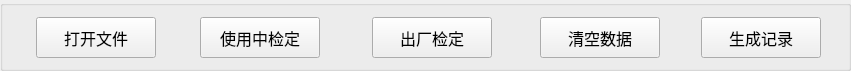
  <widget class="QGroupBox" name="groupBox_2">
   <property name="enabled">
    <bool>true</bool>
   </property>
   <property name="geometry">
    <rect>
     <x>20</x>
     <y>17</y>
     <width>851</width>
     <height>71</height>
    </rect>
   </property>
   <property name="title">
    <string/>
   </property>
   <widget class="QPushButton" name="use">
    <property name="geometry">
     <rect>
      <x>200</x>
      <y>17</y>
      <width>120</width>
      <height>41</height>
     </rect>
    </property>
    <property name="font">
     <font>
      <family>微软雅黑</family>
      <pointsize>12</pointsize>
     </font>
    </property>
    <property name="text">
     <string>使用中检定</string>
    </property>
   </widget>
   <widget class="QPushButton" name="fac">
    <property name="geometry">
     <rect>
      <x>372</x>
      <y>17</y>
      <width>120</width>
      <height>41</height>
     </rect>
    </property>
    <property name="font">
     <font>
      <family>微软雅黑</family>
      <pointsize>12</pointsize>
     </font>
    </property>
    <property name="text">
     <string>出厂检定</string>
    </property>
   </widget>
   <widget class="QPushButton" name="clear">
    <property name="geometry">
     <rect>
      <x>540</x>
      <y>17</y>
      <width>120</width>
      <height>41</height>
     </rect>
    </property>
    <property name="font">
     <font>
      <family>微软雅黑</family>
      <pointsize>12</pointsize>
     </font>
    </property>
    <property name="text">
     <string>清空数据</string>
    </property>
   </widget>
   <widget class="QPushButton" name="open">
    <property name="geometry">
     <rect>
      <x>36</x>
      <y>17</y>
      <width>120</width>
      <height>41</height>
     </rect>
    </property>
    <property name="font">
     <font>
      <family>微软雅黑</family>
      <pointsize>12</pointsize>
     </font>
    </property>
    <property name="text">
     <string>打开文件</string>
    </property>
   </widget>
   <widget class="QPushButton" name="rec">
    <property name="geometry">
     <rect>
      <x>701</x>
      <y>17</y>
      <width>120</width>
      <height>41</height>
     </rect>
    </property>
    <property name="font">
     <font>
      <family>微软雅黑</family>
      <pointsize>12</pointsize>
     </font>
    </property>
    <property name="text">
     <string>生成记录</string>
    </property>
   </widget>
  </widget>
